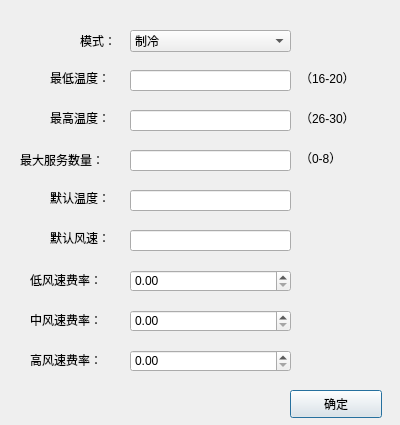
<?xml version="1.0" encoding="UTF-8"?>
<ui version="4.0">
 <class>set_server</class>
 <widget class="QDialog" name="set_server">
  <property name="geometry">
   <rect>
    <x>0</x>
    <y>0</y>
    <width>400</width>
    <height>425</height>
   </rect>
  </property>
  <property name="windowTitle">
   <string>Dialog</string>
  </property>
  <widget class="QComboBox" name="comboBox">
   <property name="geometry">
    <rect>
     <x>130</x>
     <y>30</y>
     <width>161</width>
     <height>22</height>
    </rect>
   </property>
   <item>
    <property name="text">
     <string>制冷</string>
    </property>
   </item>
   <item>
    <property name="text">
     <string>制热</string>
    </property>
   </item>
  </widget>
  <widget class="QLabel" name="label">
   <property name="geometry">
    <rect>
     <x>80</x>
     <y>30</y>
     <width>41</width>
     <height>21</height>
    </rect>
   </property>
   <property name="text">
    <string>模式：</string>
   </property>
  </widget>
  <widget class="QLabel" name="label_2">
   <property name="geometry">
    <rect>
     <x>20</x>
     <y>150</y>
     <width>101</width>
     <height>20</height>
    </rect>
   </property>
   <property name="text">
    <string>最大服务数量：</string>
   </property>
  </widget>
  <widget class="QLineEdit" name="lineEdit">
   <property name="geometry">
    <rect>
     <x>130</x>
     <y>150</y>
     <width>161</width>
     <height>21</height>
    </rect>
   </property>
  </widget>
  <widget class="QLabel" name="label_3">
   <property name="geometry">
    <rect>
     <x>50</x>
     <y>70</y>
     <width>72</width>
     <height>15</height>
    </rect>
   </property>
   <property name="text">
    <string>最低温度：</string>
   </property>
  </widget>
  <widget class="QLabel" name="label_4">
   <property name="geometry">
    <rect>
     <x>50</x>
     <y>110</y>
     <width>71</width>
     <height>16</height>
    </rect>
   </property>
   <property name="text">
    <string>最高温度：</string>
   </property>
  </widget>
  <widget class="QLineEdit" name="lineEdit_2">
   <property name="geometry">
    <rect>
     <x>130</x>
     <y>70</y>
     <width>161</width>
     <height>21</height>
    </rect>
   </property>
  </widget>
  <widget class="QLineEdit" name="lineEdit_3">
   <property name="geometry">
    <rect>
     <x>130</x>
     <y>110</y>
     <width>161</width>
     <height>21</height>
    </rect>
   </property>
  </widget>
  <widget class="QLabel" name="label_5">
   <property name="geometry">
    <rect>
     <x>300</x>
     <y>70</y>
     <width>72</width>
     <height>15</height>
    </rect>
   </property>
   <property name="text">
    <string>（16-20）</string>
   </property>
  </widget>
  <widget class="QLabel" name="label_6">
   <property name="geometry">
    <rect>
     <x>300</x>
     <y>110</y>
     <width>72</width>
     <height>15</height>
    </rect>
   </property>
   <property name="text">
    <string>（26-30）</string>
   </property>
  </widget>
  <widget class="QLabel" name="label_7">
   <property name="geometry">
    <rect>
     <x>300</x>
     <y>150</y>
     <width>72</width>
     <height>15</height>
    </rect>
   </property>
   <property name="text">
    <string>（0-8）</string>
   </property>
  </widget>
  <widget class="QLabel" name="label_8">
   <property name="geometry">
    <rect>
     <x>30</x>
     <y>270</y>
     <width>81</width>
     <height>20</height>
    </rect>
   </property>
   <property name="text">
    <string>低风速费率：</string>
   </property>
  </widget>
  <widget class="QLabel" name="label_9">
   <property name="geometry">
    <rect>
     <x>30</x>
     <y>310</y>
     <width>81</width>
     <height>20</height>
    </rect>
   </property>
   <property name="text">
    <string>中风速费率：</string>
   </property>
  </widget>
  <widget class="QLabel" name="label_10">
   <property name="geometry">
    <rect>
     <x>30</x>
     <y>350</y>
     <width>91</width>
     <height>20</height>
    </rect>
   </property>
   <property name="text">
    <string>高风速费率：</string>
   </property>
  </widget>
  <widget class="QLineEdit" name="lineEdit_7">
   <property name="geometry">
    <rect>
     <x>130</x>
     <y>190</y>
     <width>161</width>
     <height>21</height>
    </rect>
   </property>
  </widget>
  <widget class="QLineEdit" name="lineEdit_8">
   <property name="geometry">
    <rect>
     <x>130</x>
     <y>230</y>
     <width>161</width>
     <height>21</height>
    </rect>
   </property>
  </widget>
  <widget class="QLabel" name="label_11">
   <property name="geometry">
    <rect>
     <x>50</x>
     <y>190</y>
     <width>71</width>
     <height>16</height>
    </rect>
   </property>
   <property name="text">
    <string>默认温度：</string>
   </property>
  </widget>
  <widget class="QLabel" name="label_12">
   <property name="geometry">
    <rect>
     <x>50</x>
     <y>230</y>
     <width>72</width>
     <height>15</height>
    </rect>
   </property>
   <property name="text">
    <string>默认风速：</string>
   </property>
  </widget>
  <widget class="QDoubleSpinBox" name="doubleSpinBox">
   <property name="geometry">
    <rect>
     <x>130</x>
     <y>270</y>
     <width>161</width>
     <height>22</height>
    </rect>
   </property>
  </widget>
  <widget class="QDoubleSpinBox" name="doubleSpinBox_2">
   <property name="geometry">
    <rect>
     <x>130</x>
     <y>310</y>
     <width>161</width>
     <height>22</height>
    </rect>
   </property>
  </widget>
  <widget class="QDoubleSpinBox" name="doubleSpinBox_3">
   <property name="geometry">
    <rect>
     <x>130</x>
     <y>350</y>
     <width>161</width>
     <height>22</height>
    </rect>
   </property>
  </widget>
  <widget class="QPushButton" name="pushButton">
   <property name="geometry">
    <rect>
     <x>290</x>
     <y>390</y>
     <width>92</width>
     <height>28</height>
    </rect>
   </property>
   <property name="text">
    <string>确定</string>
   </property>
  </widget>
 </widget>
 <resources/>
 <connections/>
</ui>
